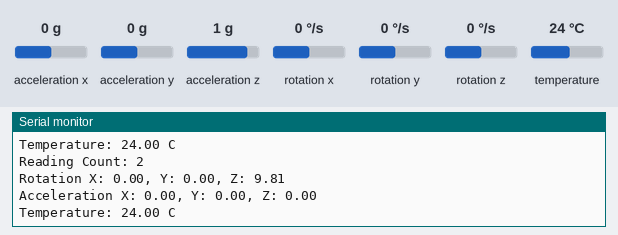
This sketch was run on a simulated Arduino Uno, built with avr-gcc and run on an emulated ATmega328P. On the bench: the last lines printed to the serial monitor. The test bench sets the inputs (shaded band); at power-on: acceleration x 0 g, acceleration y 0 g, acceleration z 1 g, rotation x 0 °/s, rotation y 0 °/s, rotation z 0 °/s, temperature 24 °C.

Above: at 1.3 s.
1.4 s: acceleration x set to -1.4 g
At 2.5 s:
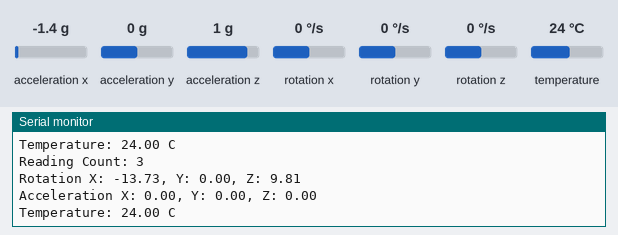
2.9 s: acceleration y set to -1.4 g
At 3.5 s:
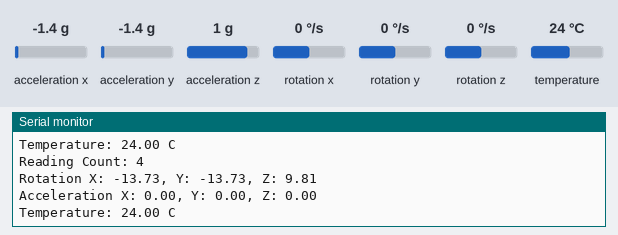
4.4 s: acceleration z set to -1.4 g
At 5.7 s:
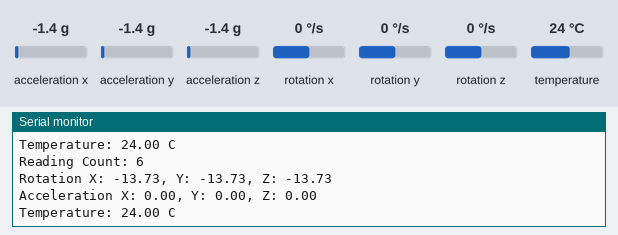
5.9 s: rotation x set to -192 °/s
At 7.0 s:
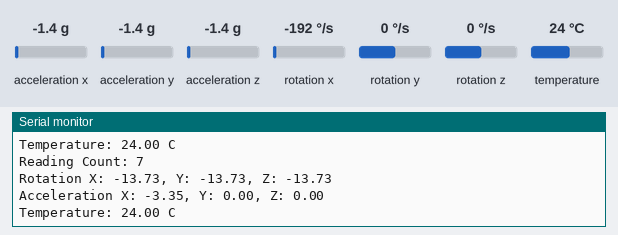
7.4 s: rotation y set to -192 °/s
At 9.0 s:
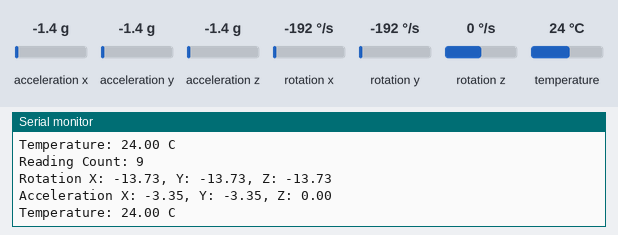
Timing chart, 0 to 9.9 s (numbered marks = the images above; inputs shaded):
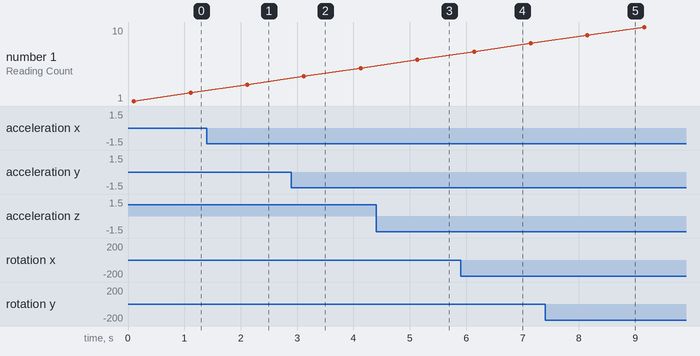

The sketch:

MPU6050_basic_readings.ino
```cpp
// Evan Genuise

#include <Adafruit_MPU6050.h>
#include <Adafruit_Sensor.h>
#include <Wire.h>

Adafruit_MPU6050 mpu;
int reading_count = 0; // Readability for values

void setup(void) {
  Serial.begin(115200);
  while (!Serial)
    delay(10);

  // Try to initialize
  if (!mpu.begin()) {
    Serial.println("Failed to find MPU6050");
    while (1) {
      delay(10);
    }
  }
  Serial.println("MPU6050 Found");

  // Set accelorometer range
  mpu.setAccelerometerRange(MPU6050_RANGE_8_G);
  Serial.println("Accelerometer range set to +-8G");

  // Set gyro range
  mpu.setGyroRange(MPU6050_RANGE_500_DEG);
  Serial.println("Gyro range set to 500 degrees");

  // Set filter bandwidth
  mpu.setFilterBandwidth(MPU6050_BAND_21_HZ);
  Serial.println("Filter bandwidth set to 21 Hz");

  Serial.println("");
  delay(100);
}

void loop() {
  reading_count++;
  Serial.print("Reading Count: ");
  Serial.println(reading_count);

  // Get new sensor events with readings
  sensors_event_t a, g, temp;
  mpu.getEvent(&a, &g, &temp);

  // Print values
  Serial.print("Rotation X: ");
  Serial.print(a.acceleration.x);
  Serial.print(", Y: ");
  Serial.print(a.acceleration.y);
  Serial.print(", Z: ");
  Serial.print(a.acceleration.z);
  Serial.println("");

  Serial.print("Acceleration X: ");
  Serial.print(g.gyro.x);
  Serial.print(", Y: ");
  Serial.print(g.gyro.y);
  Serial.print(", Z: ");
  Serial.print(g.gyro.z);
  Serial.println("");

  Serial.print("Temperature: ");
  Serial.print(temp.temperature);
  Serial.println(" C");

  Serial.println("");
  delay(1000);
}
```

Measured:
- after the input at 1.4 s, the serial monitor: prints a new line after 0.72 s (image 1)
- after the input at 2.9 s, the serial monitor: prints a new line after 0.22 s (image 2)
- after the input at 4.4 s, the serial monitor: prints a new line after 0.74 s (image 3)
- after the input at 5.9 s, the serial monitor: prints a new line after 0.25 s (image 4)
- after the input at 7.4 s, the serial monitor: prints a new line after 0.76 s (image 5)
